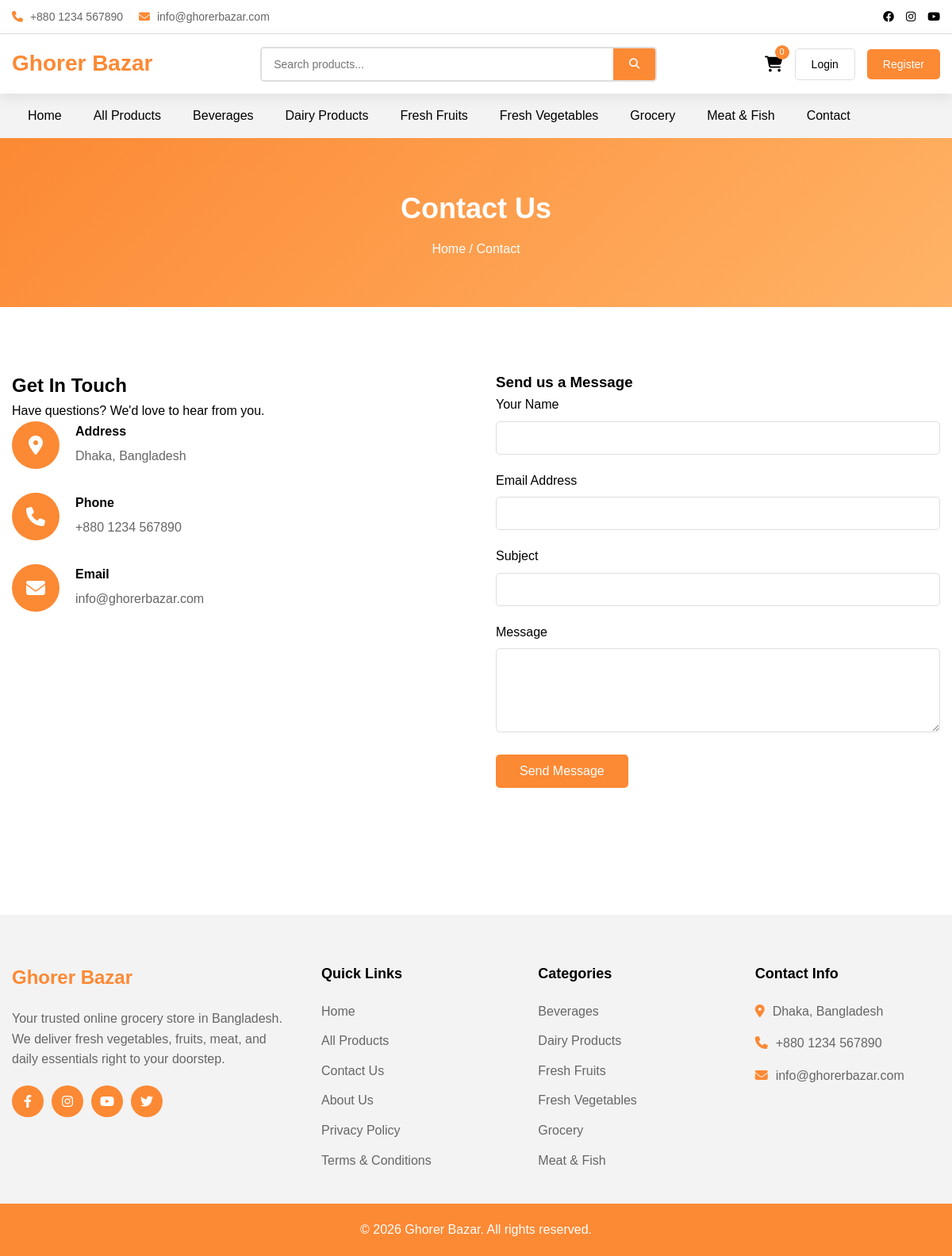
The page /contact.php on the database its author committed.
### tables this page shows
CREATE TABLE IF NOT EXISTS settings (
    id INT AUTO_INCREMENT PRIMARY KEY,
    setting_key VARCHAR(100) UNIQUE NOT NULL,
    setting_value TEXT
);

CREATE TABLE IF NOT EXISTS categories (
    id INT AUTO_INCREMENT PRIMARY KEY,
    name VARCHAR(255) NOT NULL,
    slug VARCHAR(255) NOT NULL UNIQUE,
    description TEXT,
    image VARCHAR(255),
    parent_id INT DEFAULT NULL,
    status ENUM('active', 'inactive') DEFAULT 'active',
    created_at TIMESTAMP DEFAULT CURRENT_TIMESTAMP,
    FOREIGN KEY (parent_id) REFERENCES categories(id) ON DELETE SET NULL
);

### inc/functions.php (called while the page is built, shortened)
<?php
require_once 'config/database.php';
function getSetting($key) {
    global $conn;
    $stmt = $conn->prepare("SELECT setting_value FROM settings WHERE setting_key = ?");
    $stmt->bind_param("s", $key);
    $stmt->execute();
    $result = $stmt->get_result();
    if($row = $result->fetch_assoc()) {
        return $row['setting_value'];
    }
    return '';
}
function getAllCategories() {
    global $conn;
    $result = $conn->query("SELECT * FROM categories WHERE status = 'active' ORDER BY name");
    return $result->fetch_all(MYSQLI_ASSOC);
}
?>

### config/database.php (called while the page is built, shortened)
<?php
function isLoggedIn() {
    return isset($_SESSION['customer_id']) && $_SESSION['customer_id'] > 0;
}
?>

### contact.php (the view, shortened to what this page needs)
<?php
require_once 'inc/functions.php';
require_once 'inc/header.php';
?>
<section class="page-banner">
    <div class="container">
        <h1>Contact Us</h1>
        <p><a href="index.php">Home</a> / Contact</p>
    </div>
</section>
<section class="contact-section section-padding">
    <div class="container">
        <div class="contact-grid">
            <div class="contact-info">
                <h2>Get In Touch</h2>
                <p>Have questions? We'd love to hear from you.</p>
                <div class="info-item">
                    <i class="fas fa-map-marker-alt"></i>
                    <div>
                        <h4>Address</h4>
                        <p><?php echo getSetting('site_address'); ?></p>
                    </div>
                </div>
                <div class="info-item">
                    <i class="fas fa-phone"></i>
                    <div>
                        <h4>Phone</h4>
                        <p><?php echo getSetting('site_phone'); ?></p>
                    </div>
                </div>
                <div class="info-item">
                    <i class="fas fa-envelope"></i>
                    <div>
                        <h4>Email</h4>
                        <p><?php echo getSetting('site_email'); ?></p>
                    </div>
                </div>
            </div>
            <div class="contact-form">
                <h3>Send us a Message</h3>
                <form method="POST" action="">
                    <div class="form-group">
                        <label>Your Name</label>
                        <input type="text" name="name" required>
                    </div>
                    <div class="form-group">
                        <label>Email Address</label>
                        <input type="email" name="email" required>
                    </div>
                    <div class="form-group">
                        <label>Subject</label>
                        <input type="text" name="subject" required>
                    </div>
                    <div class="form-group">
                        <label>Message</label>
                        <textarea name="message" rows="5" required></textarea>
                    </div>
                    <button type="submit" name="send_message" class="btn-primary">Send Message</button>
                </form>
            </div>
        </div>
    </div>
</section>
<?php require_once 'inc/footer.php'; ?>

### inc/header.php (shortened to what this page needs)
<!DOCTYPE html>
<html lang="en">
<head>
    <link rel="stylesheet" href="https://cdnjs.cloudflare.com/ajax/libs/font-awesome/6.4.0/css/all.min.css">
    <link rel="stylesheet" href="css/style.css">
</head>
<body>
    <div class="top-bar">
        <div class="container">
            <div class="top-bar-content">
                <div class="top-bar-left">
                    <span><i class="fas fa-phone"></i> <?php echo getSetting('site_phone'); ?></span>
                    <span><i class="fas fa-envelope"></i> <?php echo getSetting('site_email'); ?></span>
                </div>
                <div class="top-bar-right">
                    <a href="#"><i class="fab fa-facebook"></i></a>
                    <a href="#"><i class="fab fa-instagram"></i></a>
                    <a href="#"><i class="fab fa-youtube"></i></a>
                </div>
            </div>
        </div>
    </div>
    <header class="main-header">
        <div class="container">
            <div class="header-content">
                <div class="logo">
                    <a href="index.php">
                        <h1><?php echo getSetting('site_name'); ?></h1>
                    </a>
                </div>
                <div class="search-box">
                    <form action="search.php" method="GET">
                        <input type="text" name="q" placeholder="Search products...">
                        <button type="submit"><i class="fas fa-search"></i></button>
                    </form>
                </div>
                <div class="header-actions">
                    <a href="cart.php" class="cart-icon">
                        <i class="fas fa-shopping-cart"></i>
                        <span class="cart-count"><?php echo isset($_SESSION['cart']) ? array_sum($_SESSION['cart']) : 0; ?></span>
                    </a>
                    <?php if(isLoggedIn()): ?>
                        <a href="my-account.php" class="user-icon">
                            <i class="fas fa-user"></i>
                        </a>
                        <a href="logout.php" class="btn-logout">Logout</a>
                    <?php else: ?>
                        <a href="login.php" class="btn-login">Login</a>
                        <a href="register.php" class="btn-register">Register</a>
                    <?php endif; ?>
                </div>
            </div>
        </div>
    </header>
    <nav class="main-nav">
        <div class="container">
            <ul class="nav-menu">
                <li><a href="index.php">Home</a></li>
                <li><a href="products.php">All Products</a></li>
                <?php
                $categories = getAllCategories();
                foreach($categories as $cat):
                ?>
                <li><a href="category.php?slug=<?php echo $cat['slug']; ?>"><?php echo $cat['name']; ?></a></li>
                <?php endforeach; ?>
                <li><a href="contact.php">Contact</a></li>
            </ul>
        </div>
    </nav>
    <main>

### inc/footer.php (shortened to what this page needs)
    </main>
    <footer class="main-footer">
        <div class="footer-top">
            <div class="container">
                <div class="footer-grid">
                    <div class="footer-column">
                        <h3><?php echo getSetting('site_name'); ?></h3>
                        <p>Your trusted online grocery store in Bangladesh. We deliver fresh vegetables, fruits, meat, and daily essentials right to your doorstep.</p>
                        <div class="social-links">
                            <a href="#"><i class="fab fa-facebook-f"></i></a>
                            <a href="#"><i class="fab fa-instagram"></i></a>
                            <a href="#"><i class="fab fa-youtube"></i></a>
                            <a href="#"><i class="fab fa-twitter"></i></a>
                        </div>
                    </div>
                    <div class="footer-column">
                        <h4>Quick Links</h4>
                        <ul class="footer-links">
                            <li><a href="index.php">Home</a></li>
                            <li><a href="products.php">All Products</a></li>
                            <li><a href="contact.php">Contact Us</a></li>
                            <li><a href="#">About Us</a></li>
                            <li><a href="#">Privacy Policy</a></li>
                            <li><a href="#">Terms & Conditions</a></li>
                        </ul>
                    </div>
                    <div class="footer-column">
                        <h4>Categories</h4>
                        <ul class="footer-links">
                            <?php
                            $footerCats = getAllCategories();
                            foreach($footerCats as $cat):
                            ?>
                            <li><a href="category.php?slug=<?php echo $cat['slug']; ?>"><?php echo $cat['name']; ?></a></li>
                            <?php endforeach; ?>
                        </ul>
                    </div>
                    <div class="footer-column">
                        <h4>Contact Info</h4>
                        <ul class="contact-info">
                            <li><i class="fas fa-map-marker-alt"></i> <?php echo getSetting('site_address'); ?></li>
                            <li><i class="fas fa-phone"></i> <?php echo getSetting('site_phone'); ?></li>
                            <li><i class="fas fa-envelope"></i> <?php echo getSetting('site_email'); ?></li>
                        </ul>
                    </div>
                </div>
            </div>
        </div>
        <div class="footer-bottom">
            <div class="container">
                <p>&copy; <?php echo date('Y'); ?> <?php echo getSetting('site_name'); ?>. All rights reserved.</p>
            </div>
        </div>
    </footer>
</body>
</html>

### rows shown on the page
settings: setting_value "+880 1234 567890"
settings: setting_value "info@ghorerbazar.com"
settings: setting_value "Ghorer Bazar"
categories: name "Beverages"
categories: name "Dairy Products"
categories: name "Fresh Fruits"
categories: name "Fresh Vegetables"
categories: name "Grocery"
categories: name "Meat & Fish"
settings: setting_value "Dhaka, Bangladesh"
